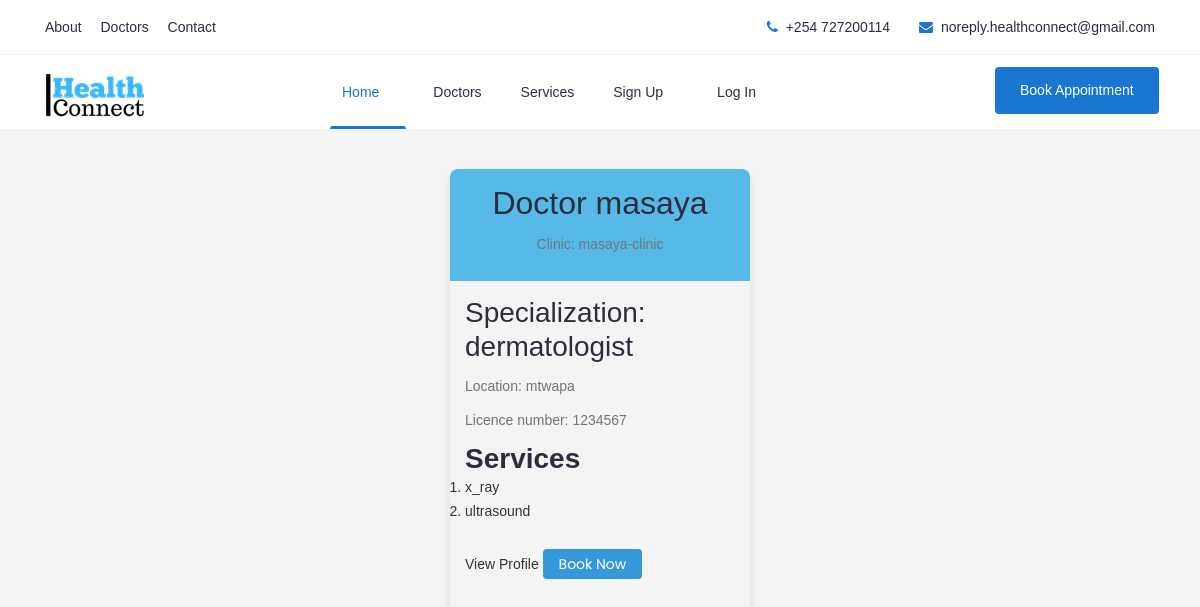
The app's page /doctor_list, older data.
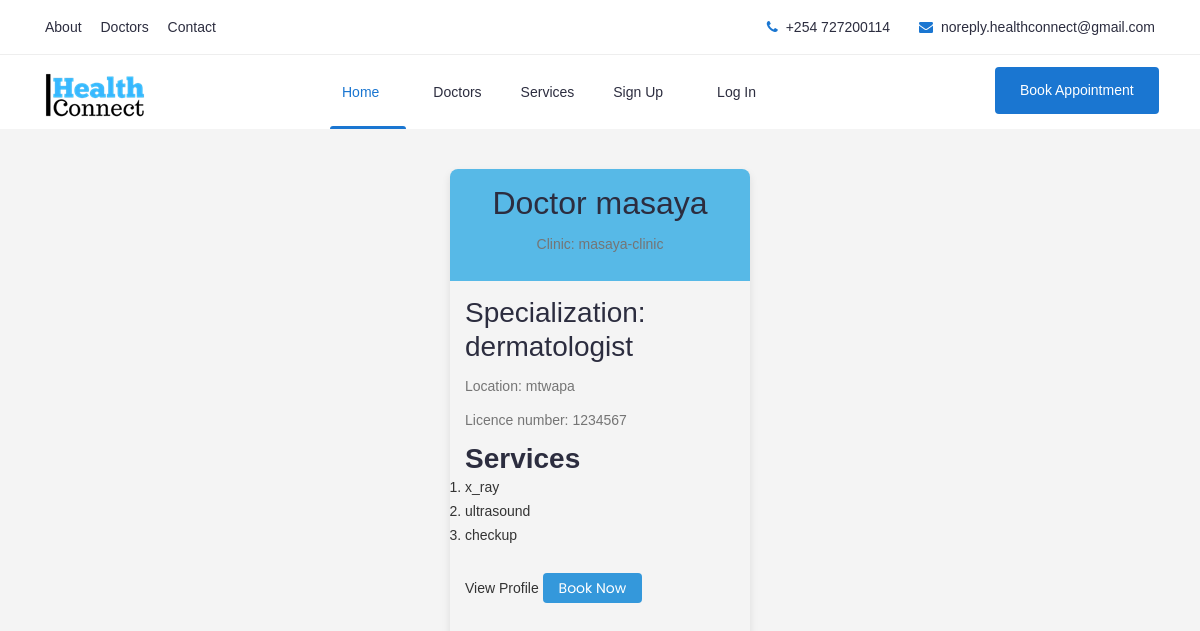
The same page, newer data.
### DAS/models.py (models this page shows, shortened)
class Doctor(db.Model):
    Doctor_id = db.Column(db.String(), primary_key=True)
    firstName = db.Column(db.String(20), nullable=False)
    lastName = db.Column(db.String(20), nullable=False)
    license_number = db.Column(db.Integer, unique=True, nullable=False)
    qualification = db.Column(db.String(20), nullable=False)
    specialization = db.Column(db.String(20), nullable=False)
    clinic_name = db.Column(db.String(20), nullable=False)
    clinic_address = db.Column(db.String(20), nullable=False)
    email = db.Column(db.String(120), unique=True, nullable=False)
    user_type = db.Column(db.String(10), default='Doctor')  # Fixed the typo here
    working_hours = db.Column(db.String, nullable=False)
    Short_description = db.Column(db.Text)  # Corrected from db.column to db.Column
    services = db.relationship('Service', backref='doctor', lazy=True)
    patients = db.relationship('Patient', secondary=doctor_patient_association, backref='doctors', lazy=True)
    profile_pic = db.Column(db.String(20), nullable=False, default='default.jpg')
    Appointments = db.relationship('Appointment', backref='doctor', lazy=True)

class Service(db.Model):
    service_id = db.Column(db.String(), primary_key=True)
    doctor_id = db.Column(db.String(), db.ForeignKey('doctor.Doctor_id'), nullable=False)
    service_name = db.Column(db.String(20), nullable=False)

### DAS/routes.py (the view)
@app.route('/doctor_list', methods=['GET', 'POST'])
def doctor_list():
    doctors = Doctor.query.all()
    return render_template('doctor_list.html', doctors = doctors)

### DAS/templates/doctor_list.html (shortened to what this page needs)
{% extends "layout.html" %}
{% block content %}
<head>
</head>
<body>
  <section>
    {% for doctor in doctors %}
      <div class="doctor-card">
        <div class="doctor-card-header">
          <h2>Doctor {{ doctor.firstName }}</h2>
          <p>Clinic: {{ doctor.clinic_name }}</p>
        </div>
        <div class="doctor-card-body">
          <h3>Specialization: {{ doctor.specialization }}</h3>
          <p>Location: {{ doctor.clinic_address }}</p>
          <p>Licence number: {{ doctor.license_number }}</p>
          <h3><b>Services</b></h3>
          <ol>
            {% for service in doctor.services %}
            <li>
              {{ service.service_name }}
            </li>
            {% endfor %}
          </ol>
          <a href="doctor1_profile.html">View Profile</a>
          <a href="#"></a><button class="book-now-button">Book Now</button></a>
        </div>
      </div>
    {% endfor %}
  </section>
</body>
{% endblock %}

### DAS/templates/layout.html (shortened to what this page needs)
<!doctype html>
<html class="no-js" lang="zxx">
    <head>
		<link rel="stylesheet" href="{{url_for('static', filename='css/bootstrap.min.css')}}">
		<link rel="stylesheet" href="{{url_for('static', filename='css/nice-select.css')}}">
        <link rel="stylesheet" href="{{url_for('static', filename='css/font-awesome.min.css')}}">
        <link rel="stylesheet" href="{{url_for('static',filename='css/icofont.css')}}">
		<link rel="stylesheet" href="{{url_for('static', filename='css/slicknav.min.css')}}">
        <link rel="stylesheet" href="{{url_for('static', filename='css/owl-carousel.css')}}">
		<link rel="stylesheet" href="{{url_for('static', filename='css/datepicker.css')}}">
        <link rel="stylesheet" href="{{url_for('static', filename='css/animate.min.css')}}">
        <link rel="stylesheet" href="{{url_for('static', filename='css/magnific-popup.css')}}">
        <link rel="stylesheet" href="{{url_for('static', filename='css/normalize.css')}}">
        <link rel="stylesheet" href="{{url_for('static', filename='style.css')}}">
        <link rel="stylesheet" href="{{url_for('static', filename='css/responsive.css')}}">
    </head>
    <body>
		<header class="header" >
			<div class="topbar">
				<div class="container">
					<div class="row">
						<div class="col-lg-6 col-md-5 col-12">
							<ul class="top-link">
								<li><a href="{{url_for('doctors')}}">About</a></li>
								<li><a href="{{url_for('doctor_list')}}">Doctors</a></li>
								<li><a href="{{url_for('doctors')}}">Contact</a></li>
							</ul>
						</div>
						<div class="col-lg-6 col-md-7 col-12">
							<ul class="top-contact">
								<li><i class="fa fa-phone"></i>+254 727200114</li>
								<li><i class="fa fa-envelope"></i><a href="mailto:support@yourmail.com">noreply.healthconnect@gmail.com</a></li>
							</ul>
						</div>
					</div>
				</div>
			</div>
			<div class="header-inner">
				<div class="container">
					<div class="inner">
						<div class="row">
							<div class="col-lg-3 col-md-3 col-12">
								<div class="logo">
									<a href="{{url_for('home')}}"><img src="static/img/logo.png" alt="#"></a>
								</div>
							</div>
							<div class="col-lg-7 col-md-9 col-12">
								<div class="main-menu">
									<nav class="navigation">
										<ul class="nav menu">
											<li class="active"><a href="{{url_for('home')}}">Home <i class="icofont-rounded-down"></i></a>
											</li>
											<li><a href="{{url_for('doctors')}}">Doctors </a></li>
											<li><a href="{{url_for('service')}}">Services </a></li>
											{% if current_user.is_authenticated %}
												<li><a href="{{url_for('account')}}">Account</a></li>
												<li><a href="{{url_for('logout')}}">Log out</a></li>
											{% else %}
												<li><a href="{{url_for('registration')}}">Sign Up <i class="icofont-rounded-down"></i></a>
												<li><a href="{{url_for('login')}}">Log in</a></li>
											{% endif %}
										</ul>
									</nav>
								</div>
							</div>
							<div class="col-lg-2 col-12">
								<div class="get-quote">
									<a href="{{url_for('appointment')}}" class="btn">Book Appointment</a>
								</div>
							</div>
						</div>
					</div>
				</div>
			</div>
		</header>
		{% block content %}{% endblock %}
    </body>
</html>

### DAS/templates/doctor_list.html (style rules this page uses)
body { font-family: Arial, sans-serif; margin: 0; padding: 0; background-color: #f4f4f4; color: #333; }
section { display: flex; flex-wrap: wrap; justify-content: center; padding: 20px; }
.doctor-card { width: 300px; height: 500px; margin: 20px; border-radius: 8px; overflow: hidden; box-shadow: 0 4px 8px rgba(0, 0, 0, 0.1); transition: background-color 0.3s, box-shadow 0.3s; cursor: pointer; }
.doctor-card a { text-decoration: none; color: inherit; }
.doctor-card-header { background-color: #57b9e7; color: #fff; padding: 15px; text-align: center; }
.doctor-card-body { padding: 15px; }
h2, h3 { margin: 0; }
p { margin: 10px 0; }
.book-now-button { background-color: #3498db; color: #fff; padding: 8px 16px; border: none; border-radius: 4px; cursor: pointer; transition: background-color 0.3s; margin-top: 10px; }

Row changes from the older to the newer data that the page shows:
added Service: service_name "checkup"
